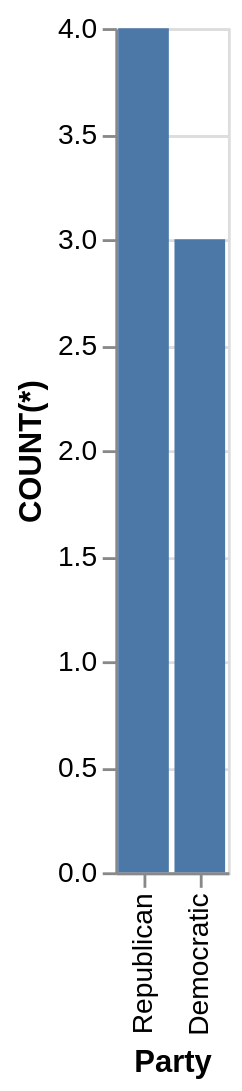

Specify this chart in Vega-Lite:
### Vega-Lite specification from a JSON file in a GitHub repository (floating-point values rounded to 4 significant figures)
{"data": {"values": [{"x_data": "Republican", "y_data": 4}, {"x_data": "Democratic", "y_data": 3}]}, "mark": "bar", "encoding": {"x": {"field": "x_data", "type": "nominal", "title": "Party", "sort": {"op": "sum", "field": "y_data", "order": "descending"}}, "y": {"field": "y_data", "type": "quantitative", "title": "COUNT(*)"}}}
